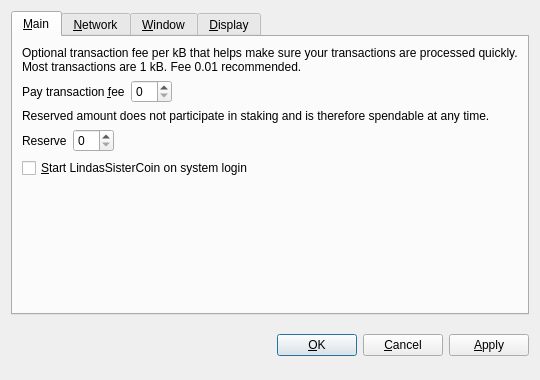
<?xml version="1.0" encoding="UTF-8"?>
<ui version="4.0">
 <class>OptionsDialog</class>
 <widget class="QDialog" name="OptionsDialog">
  <property name="geometry">
   <rect>
    <x>0</x>
    <y>0</y>
    <width>540</width>
    <height>380</height>
   </rect>
  </property>
  <property name="windowTitle">
   <string>Options</string>
  </property>
  <property name="modal">
   <bool>true</bool>
  </property>
  <layout class="QVBoxLayout" name="verticalLayout">
   <item>
    <widget class="QTabWidget" name="tabWidget">
     <property name="tabPosition">
      <enum>QTabWidget::North</enum>
     </property>
     <property name="currentIndex">
      <number>0</number>
     </property>
     <widget class="QWidget" name="tabMain">
      <attribute name="title">
       <string>&amp;Main</string>
      </attribute>
      <layout class="QVBoxLayout" name="verticalLayout_Main">
       <item>
        <widget class="QLabel" name="transactionFeeInfoLabel">
         <property name="text">
          <string>Optional transaction fee per kB that helps make sure your transactions are processed quickly. Most transactions are 1 kB. Fee 0.01 recommended.</string>
         </property>
         <property name="textFormat">
          <enum>Qt::PlainText</enum>
         </property>
         <property name="wordWrap">
          <bool>true</bool>
         </property>
        </widget>
       </item>
       <item>
        <layout class="QHBoxLayout" name="horizontalLayoutFee">
         <item>
          <widget class="QLabel" name="transactionFeeLabel">
           <property name="text">
            <string>Pay transaction &amp;fee</string>
           </property>
           <property name="textFormat">
            <enum>Qt::PlainText</enum>
           </property>
           <property name="buddy">
            <cstring>transactionFee</cstring>
           </property>
          </widget>
         </item>
         <item>
          <widget class="BitcoinAmountField" name="transactionFee"/>
         </item>
         <item>
          <spacer name="horizontalSpacerFee">
           <property name="orientation">
            <enum>Qt::Horizontal</enum>
           </property>
           <property name="sizeHint" stdset="0">
            <size>
             <width>40</width>
             <height>20</height>
            </size>
           </property>
          </spacer>
         </item>
        </layout>
       </item>
       <item>
        <widget class="QLabel" name="reserveBalanceInfoLabel">
         <property name="text">
          <string>Reserved amount does not participate in staking and is therefore spendable at any time.</string>
         </property>
         <property name="textFormat">
          <enum>Qt::PlainText</enum>
         </property>
         <property name="wordWrap">
          <bool>true</bool>
         </property>
        </widget>
       </item>
       <item>
        <layout class="QHBoxLayout" name="horizontalLayoutReserveBalance">
         <item>
          <widget class="QLabel" name="reserveBalanceLabel">
           <property name="text">
            <string>Reserve</string>
           </property>
           <property name="textFormat">
            <enum>Qt::PlainText</enum>
           </property>
           <property name="buddy">
            <cstring>reserveBalance</cstring>
           </property>
          </widget>
         </item>
         <item>
          <widget class="BitcoinAmountField" name="reserveBalance"/>
         </item>
         <item>
          <spacer name="horizontalSpacerReserveBalance">
           <property name="orientation">
            <enum>Qt::Horizontal</enum>
           </property>
           <property name="sizeHint" stdset="0">
            <size>
             <width>40</width>
             <height>20</height>
            </size>
           </property>
          </spacer>
         </item>
        </layout>
       </item>
       <item>
        <widget class="QCheckBox" name="bitcoinAtStartup">
         <property name="toolTip">
          <string>Automatically start LindasSisterCoin after logging in to the system.</string>
         </property>
         <property name="text">
          <string>&amp;Start LindasSisterCoin on system login</string>
         </property>
        </widget>
       </item>
       <item>
        <spacer name="verticalSpacer_Main">
         <property name="orientation">
          <enum>Qt::Vertical</enum>
         </property>
         <property name="sizeHint" stdset="0">
          <size>
           <width>20</width>
           <height>40</height>
          </size>
         </property>
        </spacer>
       </item>
      </layout>
     </widget>
     <widget class="QWidget" name="tabNetwork">
      <attribute name="title">
       <string>&amp;Network</string>
      </attribute>
      <layout class="QVBoxLayout" name="verticalLayout_Network">
       <item>
        <widget class="QCheckBox" name="mapPortUpnp">
         <property name="toolTip">
          <string>Automatically open the LindasSisterCoin client port on the router. This only works when your router supports UPnP and it is enabled.</string>
         </property>
         <property name="text">
          <string>Map port using &amp;UPnP</string>
         </property>
        </widget>
       </item>
       <item>
        <widget class="QCheckBox" name="connectSocks">
         <property name="toolTip">
          <string>Connect to the LindasSisterCoin network through a SOCKS proxy (e.g. when connecting through Tor).</string>
         </property>
         <property name="text">
          <string>&amp;Connect through SOCKS proxy:</string>
         </property>
        </widget>
       </item>
       <item>
        <layout class="QHBoxLayout" name="horizontalLayout_Network">
         <item>
          <widget class="QLabel" name="proxyIpLabel">
           <property name="text">
            <string>Proxy &amp;IP:</string>
           </property>
           <property name="textFormat">
            <enum>Qt::PlainText</enum>
           </property>
           <property name="buddy">
            <cstring>proxyIp</cstring>
           </property>
          </widget>
         </item>
         <item>
          <widget class="QValidatedLineEdit" name="proxyIp">
           <property name="maximumSize">
            <size>
             <width>140</width>
             <height>16777215</height>
            </size>
           </property>
           <property name="toolTip">
            <string>IP address of the proxy (e.g. 127.0.0.1)</string>
           </property>
          </widget>
         </item>
         <item>
          <widget class="QLabel" name="proxyPortLabel">
           <property name="text">
            <string>&amp;Port:</string>
           </property>
           <property name="textFormat">
            <enum>Qt::PlainText</enum>
           </property>
           <property name="buddy">
            <cstring>proxyPort</cstring>
           </property>
          </widget>
         </item>
         <item>
          <widget class="QLineEdit" name="proxyPort">
           <property name="maximumSize">
            <size>
             <width>55</width>
             <height>16777215</height>
            </size>
           </property>
           <property name="toolTip">
            <string>Port of the proxy (e.g. 9050)</string>
           </property>
          </widget>
         </item>
         <item>
          <widget class="QLabel" name="socksVersionLabel">
           <property name="text">
            <string>SOCKS &amp;Version:</string>
           </property>
           <property name="textFormat">
            <enum>Qt::PlainText</enum>
           </property>
           <property name="buddy">
            <cstring>socksVersion</cstring>
           </property>
          </widget>
         </item>
         <item>
          <widget class="QValueComboBox" name="socksVersion">
           <property name="toolTip">
            <string>SOCKS version of the proxy (e.g. 5)</string>
           </property>
          </widget>
         </item>
         <item>
          <spacer name="horizontalSpacer_Network">
           <property name="orientation">
            <enum>Qt::Horizontal</enum>
           </property>
           <property name="sizeHint" stdset="0">
            <size>
             <width>40</width>
             <height>20</height>
            </size>
           </property>
          </spacer>
         </item>
        </layout>
       </item>
       <item>
        <spacer name="verticalSpacer_Network">
         <property name="orientation">
          <enum>Qt::Vertical</enum>
         </property>
         <property name="sizeHint" stdset="0">
          <size>
           <width>20</width>
           <height>40</height>
          </size>
         </property>
        </spacer>
       </item>
      </layout>
     </widget>
     <widget class="QWidget" name="tabWindow">
      <attribute name="title">
       <string>&amp;Window</string>
      </attribute>
      <layout class="QVBoxLayout" name="verticalLayout_Window">
       <item>
        <widget class="QCheckBox" name="minimizeToTray">
         <property name="toolTip">
          <string>Show only a tray icon after minimizing the window.</string>
         </property>
         <property name="text">
          <string>&amp;Minimize to the tray instead of the taskbar</string>
         </property>
        </widget>
       </item>
       <item>
        <widget class="QCheckBox" name="minimizeOnClose">
         <property name="toolTip">
          <string>Minimize instead of exit the application when the window is closed. When this option is enabled, the application will be closed only after selecting Quit in the menu.</string>
         </property>
         <property name="text">
          <string>M&amp;inimize on close</string>
         </property>
        </widget>
       </item>
       <item>
        <spacer name="verticalSpacer_Window">
         <property name="orientation">
          <enum>Qt::Vertical</enum>
         </property>
         <property name="sizeHint" stdset="0">
          <size>
           <width>20</width>
           <height>40</height>
          </size>
         </property>
        </spacer>
       </item>
      </layout>
     </widget>
     <widget class="QWidget" name="tabDisplay">
      <attribute name="title">
       <string>&amp;Display</string>
      </attribute>
      <layout class="QVBoxLayout" name="verticalLayout_Display">
       <item>
        <layout class="QHBoxLayout" name="horizontalLayout_1_Display">
         <item>
          <widget class="QLabel" name="langLabel">
           <property name="text">
            <string>User Interface &amp;language:</string>
           </property>
           <property name="textFormat">
            <enum>Qt::PlainText</enum>
           </property>
           <property name="buddy">
            <cstring>lang</cstring>
           </property>
          </widget>
         </item>
         <item>
          <widget class="QValueComboBox" name="lang">
           <property name="toolTip">
            <string>The user interface language can be set here. This setting will take effect after restarting LindasSisterCoin.</string>
           </property>
          </widget>
         </item>
        </layout>
       </item>
       <item>
        <layout class="QHBoxLayout" name="horizontalLayout_2_Display">
         <item>
          <widget class="QLabel" name="unitLabel">
           <property name="text">
            <string>&amp;Unit to show amounts in:</string>
           </property>
           <property name="textFormat">
            <enum>Qt::PlainText</enum>
           </property>
           <property name="buddy">
            <cstring>unit</cstring>
           </property>
          </widget>
         </item>
         <item>
          <widget class="QValueComboBox" name="unit">
           <property name="toolTip">
            <string>Choose the default subdivision unit to show in the interface and when sending coins.</string>
           </property>
          </widget>
         </item>
        </layout>
       </item>
       <item>
        <widget class="QCheckBox" name="displayAddresses">
         <property name="toolTip">
          <string>Whether to show LindasSisterCoin addresses in the transaction list or not.</string>
         </property>
         <property name="text">
          <string>&amp;Display addresses in transaction list</string>
         </property>
        </widget>
       </item>
       <item>
        <widget class="QCheckBox" name="coinControlFeatures">
         <property name="toolTip">
          <string>Whether to show coin control features or not.</string>
         </property>
         <property name="text">
          <string>Display coin &amp;control features (experts only!)</string>
         </property>
        </widget>
       </item>
       <item>
        <spacer name="verticalSpacer_Display">
         <property name="orientation">
          <enum>Qt::Vertical</enum>
         </property>
         <property name="sizeHint" stdset="0">
          <size>
           <width>20</width>
           <height>40</height>
          </size>
         </property>
        </spacer>
       </item>
      </layout>
     </widget>
    </widget>
   </item>
   <item>
    <layout class="QHBoxLayout" name="horizontalLayout_Buttons">
     <item>
      <spacer name="horizontalSpacer_1">
       <property name="orientation">
        <enum>Qt::Horizontal</enum>
       </property>
       <property name="sizeHint" stdset="0">
        <size>
         <width>40</width>
         <height>48</height>
        </size>
       </property>
      </spacer>
     </item>
     <item>
      <widget class="QLabel" name="statusLabel">
       <property name="font">
        <font>
         <weight>75</weight>
         <bold>true</bold>
        </font>
       </property>
       <property name="text">
        <string/>
       </property>
       <property name="textFormat">
        <enum>Qt::PlainText</enum>
       </property>
       <property name="wordWrap">
        <bool>true</bool>
       </property>
      </widget>
     </item>
     <item>
      <spacer name="horizontalSpacer_2">
       <property name="orientation">
        <enum>Qt::Horizontal</enum>
       </property>
       <property name="sizeHint" stdset="0">
        <size>
         <width>40</width>
         <height>48</height>
        </size>
       </property>
      </spacer>
     </item>
     <item>
      <widget class="QPushButton" name="okButton">
       <property name="text">
        <string>&amp;OK</string>
       </property>
      </widget>
     </item>
     <item>
      <widget class="QPushButton" name="cancelButton">
       <property name="text">
        <string>&amp;Cancel</string>
       </property>
       <property name="autoDefault">
        <bool>false</bool>
       </property>
      </widget>
     </item>
     <item>
      <widget class="QPushButton" name="applyButton">
       <property name="text">
        <string>&amp;Apply</string>
       </property>
       <property name="autoDefault">
        <bool>false</bool>
       </property>
      </widget>
     </item>
    </layout>
   </item>
  </layout>
 </widget>
 <customwidgets>
  <customwidget>
   <class>BitcoinAmountField</class>
   <extends>QSpinBox</extends>
   <header>bitcoinamountfield.h</header>
  </customwidget>
  <customwidget>
   <class>QValueComboBox</class>
   <extends>QComboBox</extends>
   <header>qvaluecombobox.h</header>
  </customwidget>
  <customwidget>
   <class>QValidatedLineEdit</class>
   <extends>QLineEdit</extends>
   <header>qvalidatedlineedit.h</header>
  </customwidget>
 </customwidgets>
 <resources/>
 <connections/>
</ui>
